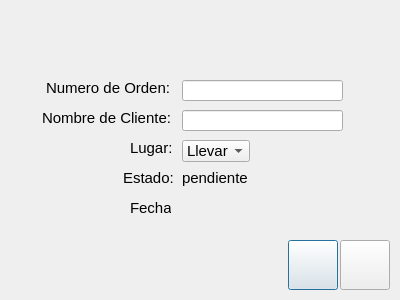
<?xml version="1.0" encoding="UTF-8"?>
<ui version="4.0">
 <class>NuevaOrden</class>
 <widget class="QDialog" name="NuevaOrden">
  <property name="geometry">
   <rect>
    <x>0</x>
    <y>0</y>
    <width>400</width>
    <height>300</height>
   </rect>
  </property>
  <property name="windowTitle">
   <string>Nueva Orden</string>
  </property>
  <widget class="QLabel" name="label_11">
   <property name="geometry">
    <rect>
     <x>46</x>
     <y>80</y>
     <width>131</width>
     <height>16</height>
    </rect>
   </property>
   <property name="font">
    <font>
     <pointsize>11</pointsize>
    </font>
   </property>
   <property name="text">
    <string>Numero de Orden:</string>
   </property>
  </widget>
  <widget class="QLabel" name="label_12">
   <property name="geometry">
    <rect>
     <x>42</x>
     <y>110</y>
     <width>141</width>
     <height>16</height>
    </rect>
   </property>
   <property name="font">
    <font>
     <pointsize>11</pointsize>
    </font>
   </property>
   <property name="text">
    <string>Nombre de Cliente:</string>
   </property>
  </widget>
  <widget class="QLabel" name="label_13">
   <property name="geometry">
    <rect>
     <x>123</x>
     <y>170</y>
     <width>51</width>
     <height>16</height>
    </rect>
   </property>
   <property name="font">
    <font>
     <pointsize>11</pointsize>
    </font>
   </property>
   <property name="text">
    <string>Estado:</string>
   </property>
  </widget>
  <widget class="QLabel" name="label_15">
   <property name="geometry">
    <rect>
     <x>130</x>
     <y>200</y>
     <width>41</width>
     <height>16</height>
    </rect>
   </property>
   <property name="font">
    <font>
     <pointsize>11</pointsize>
    </font>
   </property>
   <property name="text">
    <string>Fecha:</string>
   </property>
  </widget>
  <widget class="QPushButton" name="butt_ok">
   <property name="geometry">
    <rect>
     <x>288</x>
     <y>240</y>
     <width>50</width>
     <height>50</height>
    </rect>
   </property>
   <property name="text">
    <string/>
   </property>
   <property name="iconSize">
    <size>
     <width>40</width>
     <height>40</height>
    </size>
   </property>
  </widget>
  <widget class="QPushButton" name="butt_cancel">
   <property name="geometry">
    <rect>
     <x>340</x>
     <y>240</y>
     <width>50</width>
     <height>50</height>
    </rect>
   </property>
   <property name="text">
    <string/>
   </property>
   <property name="iconSize">
    <size>
     <width>40</width>
     <height>40</height>
    </size>
   </property>
  </widget>
  <widget class="QLineEdit" name="txt_id">
   <property name="geometry">
    <rect>
     <x>182</x>
     <y>80</y>
     <width>161</width>
     <height>21</height>
    </rect>
   </property>
   <property name="font">
    <font>
     <pointsize>11</pointsize>
    </font>
   </property>
   <property name="readOnly">
    <bool>true</bool>
   </property>
  </widget>
  <widget class="QLineEdit" name="txt_nombre">
   <property name="geometry">
    <rect>
     <x>182</x>
     <y>110</y>
     <width>161</width>
     <height>21</height>
    </rect>
   </property>
   <property name="font">
    <font>
     <pointsize>11</pointsize>
    </font>
   </property>
  </widget>
  <widget class="QLabel" name="txt_estado">
   <property name="geometry">
    <rect>
     <x>182</x>
     <y>170</y>
     <width>81</width>
     <height>16</height>
    </rect>
   </property>
   <property name="font">
    <font>
     <pointsize>11</pointsize>
    </font>
   </property>
   <property name="text">
    <string>pendiente</string>
   </property>
  </widget>
  <widget class="QLabel" name="txt_fecha">
   <property name="geometry">
    <rect>
     <x>182</x>
     <y>200</y>
     <width>81</width>
     <height>16</height>
    </rect>
   </property>
   <property name="font">
    <font>
     <pointsize>11</pointsize>
    </font>
   </property>
   <property name="text">
    <string/>
   </property>
  </widget>
  <widget class="QComboBox" name="comboBox">
   <property name="geometry">
    <rect>
     <x>182</x>
     <y>140</y>
     <width>68</width>
     <height>22</height>
    </rect>
   </property>
   <property name="font">
    <font>
     <pointsize>11</pointsize>
    </font>
   </property>
   <item>
    <property name="text">
     <string>Llevar</string>
    </property>
   </item>
   <item>
    <property name="text">
     <string>Mesa</string>
    </property>
   </item>
  </widget>
  <widget class="QLabel" name="label_14">
   <property name="geometry">
    <rect>
     <x>130</x>
     <y>140</y>
     <width>41</width>
     <height>16</height>
    </rect>
   </property>
   <property name="font">
    <font>
     <pointsize>11</pointsize>
    </font>
   </property>
   <property name="text">
    <string>Lugar:</string>
   </property>
  </widget>
 </widget>
 <resources/>
 <connections/>
</ui>
